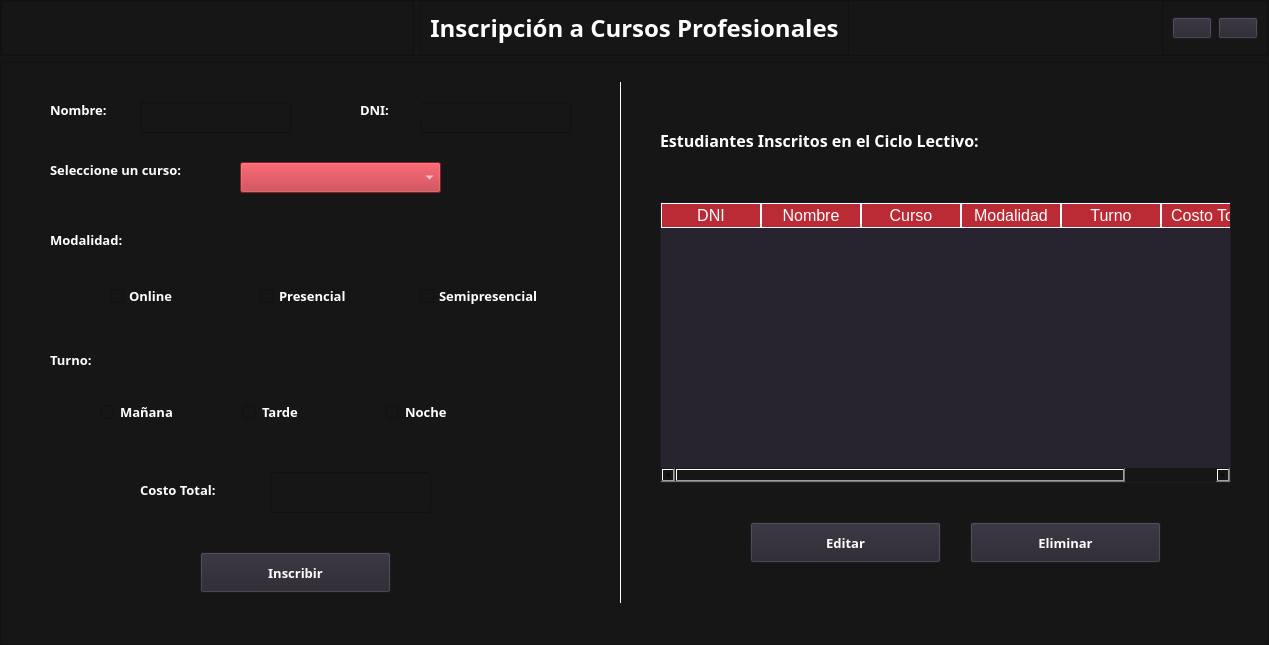
<?xml version="1.0" encoding="UTF-8"?>
<ui version="4.0">
 <class>MainWindow</class>
 <widget class="QMainWindow" name="MainWindow">
  <property name="geometry">
   <rect>
    <x>0</x>
    <y>0</y>
    <width>1269</width>
    <height>645</height>
   </rect>
  </property>
  <property name="windowTitle">
   <string>MainWindow</string>
  </property>
  <property name="styleSheet">
   <string notr="true">background-color: rgba(23,22,22,255);</string>
  </property>
  <widget class="QWidget" name="centralwidget">
   <layout class="QVBoxLayout" name="verticalLayout">
    <property name="leftMargin">
     <number>0</number>
    </property>
    <property name="topMargin">
     <number>0</number>
    </property>
    <property name="rightMargin">
     <number>0</number>
    </property>
    <property name="bottomMargin">
     <number>0</number>
    </property>
    <item alignment="Qt::AlignTop">
     <widget class="QFrame" name="header">
      <property name="styleSheet">
       <string notr="true"/>
      </property>
      <property name="frameShape">
       <enum>QFrame::StyledPanel</enum>
      </property>
      <property name="frameShadow">
       <enum>QFrame::Raised</enum>
      </property>
      <layout class="QHBoxLayout" name="horizontalLayout">
       <property name="leftMargin">
        <number>0</number>
       </property>
       <property name="topMargin">
        <number>0</number>
       </property>
       <property name="rightMargin">
        <number>0</number>
       </property>
       <property name="bottomMargin">
        <number>0</number>
       </property>
       <item>
        <widget class="QFrame" name="frame_3">
         <property name="frameShape">
          <enum>QFrame::StyledPanel</enum>
         </property>
         <property name="frameShadow">
          <enum>QFrame::Raised</enum>
         </property>
        </widget>
       </item>
       <item alignment="Qt::AlignHCenter">
        <widget class="QFrame" name="frame">
         <property name="frameShape">
          <enum>QFrame::StyledPanel</enum>
         </property>
         <property name="frameShadow">
          <enum>QFrame::Raised</enum>
         </property>
         <layout class="QHBoxLayout" name="horizontalLayout_2">
          <item>
           <widget class="QLabel" name="label">
            <property name="font">
             <font>
              <family>Nunito ExtraBold</family>
              <pointsize>18</pointsize>
              <weight>75</weight>
              <bold>true</bold>
             </font>
            </property>
            <property name="styleSheet">
             <string notr="true">color: rgb(255, 255, 255);</string>
            </property>
            <property name="text">
             <string>Inscripción a Cursos Profesionales</string>
            </property>
            <property name="alignment">
             <set>Qt::AlignCenter</set>
            </property>
           </widget>
          </item>
         </layout>
        </widget>
       </item>
       <item alignment="Qt::AlignRight">
        <widget class="QFrame" name="frame_2">
         <property name="frameShape">
          <enum>QFrame::StyledPanel</enum>
         </property>
         <property name="frameShadow">
          <enum>QFrame::Raised</enum>
         </property>
         <layout class="QHBoxLayout" name="horizontalLayout_3">
          <item>
           <widget class="QPushButton" name="pushButton">
            <property name="styleSheet">
             <string notr="true">background-color: rgba(40,36,47,255);</string>
            </property>
            <property name="text">
             <string/>
            </property>
            <property name="icon">
             <iconset resource="resources.qrc">
              <normaloff>:/icons/menos.png</normaloff>:/icons/menos.png</iconset>
            </property>
            <property name="iconSize">
             <size>
              <width>25</width>
              <height>25</height>
             </size>
            </property>
           </widget>
          </item>
          <item>
           <widget class="QPushButton" name="pushButton_2">
            <property name="styleSheet">
             <string notr="true">background-color: rgba(40,36,47,255);</string>
            </property>
            <property name="text">
             <string/>
            </property>
            <property name="icon">
             <iconset resource="resources.qrc">
              <normaloff>:/icons/cruz.png</normaloff>:/icons/cruz.png</iconset>
            </property>
            <property name="iconSize">
             <size>
              <width>25</width>
              <height>25</height>
             </size>
            </property>
           </widget>
          </item>
         </layout>
        </widget>
       </item>
      </layout>
     </widget>
    </item>
    <item>
     <widget class="QFrame" name="body">
      <property name="sizePolicy">
       <sizepolicy hsizetype="Preferred" vsizetype="Expanding">
        <horstretch>0</horstretch>
        <verstretch>0</verstretch>
       </sizepolicy>
      </property>
      <property name="styleSheet">
       <string notr="true"/>
      </property>
      <property name="frameShape">
       <enum>QFrame::StyledPanel</enum>
      </property>
      <property name="frameShadow">
       <enum>QFrame::Raised</enum>
      </property>
      <widget class="QLineEdit" name="lneDni">
       <property name="geometry">
        <rect>
         <x>420</x>
         <y>40</y>
         <width>151</width>
         <height>31</height>
        </rect>
       </property>
       <property name="font">
        <font>
         <family>Nunito SemiBold</family>
         <pointsize>9</pointsize>
         <weight>75</weight>
         <bold>true</bold>
        </font>
       </property>
       <property name="styleSheet">
        <string notr="true">color: #ffffff;</string>
       </property>
       <property name="text">
        <string/>
       </property>
      </widget>
      <widget class="QWidget" name="horizontalLayoutWidget">
       <property name="geometry">
        <rect>
         <x>100</x>
         <y>330</y>
         <width>421</width>
         <height>41</height>
        </rect>
       </property>
       <layout class="QHBoxLayout" name="horizontalLayout_4">
        <item>
         <widget class="QRadioButton" name="rbM">
          <property name="font">
           <font>
            <family>Nunito SemiBold</family>
            <pointsize>10</pointsize>
            <weight>75</weight>
            <bold>true</bold>
           </font>
          </property>
          <property name="styleSheet">
           <string notr="true">color: rgb(255, 255, 255);</string>
          </property>
          <property name="text">
           <string>Mañana</string>
          </property>
         </widget>
        </item>
        <item>
         <widget class="QRadioButton" name="rbT">
          <property name="font">
           <font>
            <family>Nunito SemiBold</family>
            <pointsize>10</pointsize>
            <weight>75</weight>
            <bold>true</bold>
           </font>
          </property>
          <property name="styleSheet">
           <string notr="true">color: rgb(255, 255, 255);</string>
          </property>
          <property name="text">
           <string>Tarde</string>
          </property>
         </widget>
        </item>
        <item>
         <widget class="QRadioButton" name="rbN">
          <property name="font">
           <font>
            <family>Nunito SemiBold</family>
            <pointsize>10</pointsize>
            <weight>75</weight>
            <bold>true</bold>
           </font>
          </property>
          <property name="styleSheet">
           <string notr="true">color: rgb(255, 255, 255);</string>
          </property>
          <property name="text">
           <string>Noche</string>
          </property>
         </widget>
        </item>
       </layout>
      </widget>
      <widget class="QLabel" name="label_3">
       <property name="geometry">
        <rect>
         <x>360</x>
         <y>40</y>
         <width>61</width>
         <height>16</height>
        </rect>
       </property>
       <property name="font">
        <font>
         <family>Nunito SemiBold</family>
         <pointsize>10</pointsize>
         <weight>75</weight>
         <bold>true</bold>
        </font>
       </property>
       <property name="styleSheet">
        <string notr="true">color: rgb(255, 255, 255);</string>
       </property>
       <property name="text">
        <string>DNI:</string>
       </property>
      </widget>
      <widget class="QLabel" name="label_5">
       <property name="geometry">
        <rect>
         <x>50</x>
         <y>170</y>
         <width>91</width>
         <height>16</height>
        </rect>
       </property>
       <property name="font">
        <font>
         <family>Nunito SemiBold</family>
         <pointsize>10</pointsize>
         <weight>75</weight>
         <bold>true</bold>
        </font>
       </property>
       <property name="styleSheet">
        <string notr="true">color: rgb(255, 255, 255);</string>
       </property>
       <property name="text">
        <string>Modalidad:</string>
       </property>
      </widget>
      <widget class="QLineEdit" name="lneTotal">
       <property name="enabled">
        <bool>false</bool>
       </property>
       <property name="geometry">
        <rect>
         <x>270</x>
         <y>410</y>
         <width>161</width>
         <height>41</height>
        </rect>
       </property>
       <property name="font">
        <font>
         <family>Nunito SemiBold</family>
         <pointsize>10</pointsize>
         <weight>75</weight>
         <bold>true</bold>
        </font>
       </property>
       <property name="styleSheet">
        <string notr="true">color: #ffffff;</string>
       </property>
       <property name="text">
        <string/>
       </property>
      </widget>
      <widget class="QLabel" name="label_2">
       <property name="geometry">
        <rect>
         <x>50</x>
         <y>40</y>
         <width>91</width>
         <height>16</height>
        </rect>
       </property>
       <property name="font">
        <font>
         <family>Nunito SemiBold</family>
         <pointsize>10</pointsize>
         <weight>75</weight>
         <bold>true</bold>
        </font>
       </property>
       <property name="styleSheet">
        <string notr="true">color: rgb(255, 255, 255);</string>
       </property>
       <property name="text">
        <string>Nombre:</string>
       </property>
      </widget>
      <widget class="QComboBox" name="cbxCurso">
       <property name="geometry">
        <rect>
         <x>240</x>
         <y>100</y>
         <width>201</width>
         <height>31</height>
        </rect>
       </property>
       <property name="font">
        <font>
         <family>Nunito SemiBold</family>
         <pointsize>10</pointsize>
         <weight>75</weight>
         <bold>true</bold>
        </font>
       </property>
       <property name="styleSheet">
        <string notr="true">background-color: rgba(186,43,53,255);
color: #ffffff;</string>
       </property>
      </widget>
      <widget class="QLineEdit" name="lneNombre">
       <property name="geometry">
        <rect>
         <x>140</x>
         <y>40</y>
         <width>151</width>
         <height>31</height>
        </rect>
       </property>
       <property name="font">
        <font>
         <family>Nunito SemiBold</family>
         <pointsize>9</pointsize>
         <weight>75</weight>
         <bold>true</bold>
        </font>
       </property>
       <property name="styleSheet">
        <string notr="true">color: #ffffff;</string>
       </property>
       <property name="text">
        <string/>
       </property>
      </widget>
      <widget class="QLabel" name="label_4">
       <property name="geometry">
        <rect>
         <x>50</x>
         <y>100</y>
         <width>161</width>
         <height>16</height>
        </rect>
       </property>
       <property name="font">
        <font>
         <family>Nunito SemiBold</family>
         <pointsize>10</pointsize>
         <weight>75</weight>
         <bold>true</bold>
        </font>
       </property>
       <property name="styleSheet">
        <string notr="true">color: rgb(255, 255, 255);</string>
       </property>
       <property name="text">
        <string>Seleccione un curso:</string>
       </property>
      </widget>
      <widget class="QLabel" name="label_6">
       <property name="geometry">
        <rect>
         <x>50</x>
         <y>290</y>
         <width>61</width>
         <height>16</height>
        </rect>
       </property>
       <property name="font">
        <font>
         <family>Nunito SemiBold</family>
         <pointsize>10</pointsize>
         <weight>75</weight>
         <bold>true</bold>
        </font>
       </property>
       <property name="styleSheet">
        <string notr="true">color: rgb(255, 255, 255);</string>
       </property>
       <property name="text">
        <string>Turno:</string>
       </property>
      </widget>
      <widget class="QPushButton" name="btnInscribir">
       <property name="geometry">
        <rect>
         <x>200</x>
         <y>490</y>
         <width>191</width>
         <height>41</height>
        </rect>
       </property>
       <property name="font">
        <font>
         <family>Nunito SemiBold</family>
         <pointsize>10</pointsize>
         <weight>75</weight>
         <bold>true</bold>
        </font>
       </property>
       <property name="styleSheet">
        <string notr="true">color: rgb(255, 255, 255);
background-color: rgba(40,36,47,255);</string>
       </property>
       <property name="text">
        <string>Inscribir</string>
       </property>
       <property name="icon">
        <iconset resource="resources.qrc">
         <normaloff>:/icons/cartera.png</normaloff>:/icons/cartera.png</iconset>
       </property>
      </widget>
      <widget class="Line" name="line">
       <property name="geometry">
        <rect>
         <x>610</x>
         <y>20</y>
         <width>21</width>
         <height>521</height>
        </rect>
       </property>
       <property name="styleSheet">
        <string notr="true">color: rgb(255, 255, 255);</string>
       </property>
       <property name="frameShadow">
        <enum>QFrame::Plain</enum>
       </property>
       <property name="orientation">
        <enum>Qt::Vertical</enum>
       </property>
      </widget>
      <widget class="QCheckBox" name="chkbOnl">
       <property name="geometry">
        <rect>
         <x>110</x>
         <y>220</y>
         <width>131</width>
         <height>28</height>
        </rect>
       </property>
       <property name="font">
        <font>
         <family>Nunito SemiBold</family>
         <pointsize>10</pointsize>
         <weight>75</weight>
         <bold>true</bold>
        </font>
       </property>
       <property name="styleSheet">
        <string notr="true">color: rgb(255, 255, 255);</string>
       </property>
       <property name="text">
        <string>Online</string>
       </property>
      </widget>
      <widget class="QCheckBox" name="chkbPres">
       <property name="geometry">
        <rect>
         <x>260</x>
         <y>220</y>
         <width>121</width>
         <height>28</height>
        </rect>
       </property>
       <property name="font">
        <font>
         <family>Nunito SemiBold</family>
         <pointsize>10</pointsize>
         <weight>75</weight>
         <bold>true</bold>
        </font>
       </property>
       <property name="styleSheet">
        <string notr="true">color: rgb(255, 255, 255);</string>
       </property>
       <property name="text">
        <string>Presencial</string>
       </property>
      </widget>
      <widget class="QCheckBox" name="chkbSem">
       <property name="geometry">
        <rect>
         <x>420</x>
         <y>220</y>
         <width>161</width>
         <height>28</height>
        </rect>
       </property>
       <property name="font">
        <font>
         <family>Nunito SemiBold</family>
         <pointsize>10</pointsize>
         <weight>75</weight>
         <bold>true</bold>
        </font>
       </property>
       <property name="styleSheet">
        <string notr="true">color: rgb(255, 255, 255);</string>
       </property>
       <property name="text">
        <string>Semipresencial</string>
       </property>
      </widget>
      <widget class="QLabel" name="label_7">
       <property name="geometry">
        <rect>
         <x>140</x>
         <y>420</y>
         <width>101</width>
         <height>16</height>
        </rect>
       </property>
       <property name="font">
        <font>
         <family>Nunito SemiBold</family>
         <pointsize>10</pointsize>
         <weight>75</weight>
         <bold>true</bold>
        </font>
       </property>
       <property name="styleSheet">
        <string notr="true">color: rgb(255, 255, 255);</string>
       </property>
       <property name="text">
        <string>Costo Total:</string>
       </property>
      </widget>
      <widget class="QTableWidget" name="tableWidget">
       <property name="geometry">
        <rect>
         <x>660</x>
         <y>140</y>
         <width>571</width>
         <height>281</height>
        </rect>
       </property>
       <property name="font">
        <font>
         <pointsize>12</pointsize>
        </font>
       </property>
       <property name="styleSheet">
        <string notr="true">QTableWidget {
	background-color: rgba(40,36,47,255);
	color: rgb(255, 255, 255);
	gridline-color: rgb(255, 255, 255);
	font-size: 12pt;
	color: #ffffff;
}

QHeaderView::section{
	background-color: rgba(186,43,53,255);
	border: 1px solid rgb(255, 255, 255);
	font-size: 12pt;
	color: #ffffff
}

QTableWidget QTableCornerButton::section {
	background-color: rgb(0, 0, 0);
	border: 1px solid rgb(0, 206,151);
}</string>
       </property>
       <property name="gridStyle">
        <enum>Qt::SolidLine</enum>
       </property>
       <property name="sortingEnabled">
        <bool>false</bool>
       </property>
       <column>
        <property name="text">
         <string>DNI</string>
        </property>
       </column>
       <column>
        <property name="text">
         <string>Nombre</string>
        </property>
       </column>
       <column>
        <property name="text">
         <string>Curso</string>
        </property>
       </column>
       <column>
        <property name="text">
         <string>Modalidad</string>
        </property>
       </column>
       <column>
        <property name="text">
         <string>Turno</string>
        </property>
       </column>
       <column>
        <property name="text">
         <string>Costo Total</string>
        </property>
       </column>
      </widget>
      <widget class="QLabel" name="label_8">
       <property name="geometry">
        <rect>
         <x>660</x>
         <y>70</y>
         <width>371</width>
         <height>16</height>
        </rect>
       </property>
       <property name="font">
        <font>
         <family>Nunito SemiBold</family>
         <pointsize>12</pointsize>
         <weight>75</weight>
         <bold>true</bold>
        </font>
       </property>
       <property name="styleSheet">
        <string notr="true">color: rgb(255, 255, 255);</string>
       </property>
       <property name="text">
        <string>Estudiantes Inscritos en el Ciclo Lectivo:</string>
       </property>
      </widget>
      <widget class="QPushButton" name="btnEditar">
       <property name="geometry">
        <rect>
         <x>750</x>
         <y>460</y>
         <width>191</width>
         <height>41</height>
        </rect>
       </property>
       <property name="font">
        <font>
         <family>Nunito SemiBold</family>
         <pointsize>10</pointsize>
         <weight>75</weight>
         <bold>true</bold>
        </font>
       </property>
       <property name="styleSheet">
        <string notr="true">color: rgb(255, 255, 255);
background-color: rgba(40,36,47,255);</string>
       </property>
       <property name="text">
        <string>Editar</string>
       </property>
       <property name="icon">
        <iconset resource="resources.qrc">
         <normaloff>:/icons/editar.png</normaloff>:/icons/editar.png</iconset>
       </property>
      </widget>
      <widget class="QPushButton" name="btnEliminar">
       <property name="geometry">
        <rect>
         <x>970</x>
         <y>460</y>
         <width>191</width>
         <height>41</height>
        </rect>
       </property>
       <property name="font">
        <font>
         <family>Nunito SemiBold</family>
         <pointsize>10</pointsize>
         <weight>75</weight>
         <bold>true</bold>
        </font>
       </property>
       <property name="styleSheet">
        <string notr="true">color: rgb(255, 255, 255);
background-color: rgba(40,36,47,255);</string>
       </property>
       <property name="text">
        <string>Eliminar</string>
       </property>
       <property name="icon">
        <iconset resource="resources.qrc">
         <normaloff>:/icons/basura.png</normaloff>:/icons/basura.png</iconset>
       </property>
      </widget>
     </widget>
    </item>
   </layout>
  </widget>
 </widget>
 <resources>
  <include location="resources.qrc"/>
 </resources>
 <connections/>
</ui>
